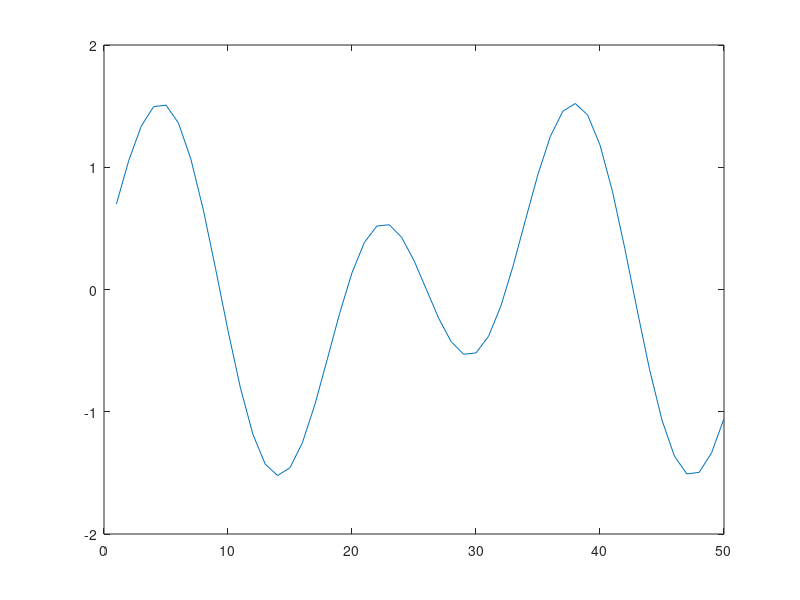

MATLAB code for this plot:
clear all;
close all;
clc;
%format long;


L = 50;               % Length of signal
T = 1.5;              % Sample Period

t = (0:L-1)*T/L;        % Time vector


% figure;
% plot(t)

S = 0.7*cos(2*pi*t) + sin(2*pi*2*t);

figure;
plot(S)

Y = fft(S);
% abs(Y)


if false
    rescaledY = Y/L;
    
    realCoeff = real(rescaledY);
    imagCoeff = imag(rescaledY);
    
    figure;
    plot(realCoeff)
    hold on;
    plot(imagCoeff)
    hold off;
    legend('real','imag')
    title('raw freq')
end

kk = 1;     %Use top kk frequencies (2*kk+1 total modes) to approx Eval1
if 2*kk+1 > L
    disp('kk too large')
end
shiftY = fftshift(Y);
% abs(shiftY)

if mod(L,2) == 0
    middle = ceil(L/2) + 1;
else 
    middle = ceil(L/2);
end



range = middle - kk: middle + kk ;

truncY = shiftY( range );

shiftTruncY = ifftshift(truncY);

ifft(shiftTruncY)






% k = (0:L-1)/1.5;
% 
% figure;
% plot(k, realCoeff)
% hold on;
% plot(k,imagCoeff)
% hold off;
% legend('real','imag')
% title('rescaled freq')

% rescaledY


if false
    kk = 1;     %Use kk modes to approx Eval1
    approxEval1 = 0;
    for i = 1:kk
        approxEval1 = approxEval1 + 0;
    end
    
    % approxEval1 = ifft(Y, 1500);
    approxEval1 = ifft(Y, 100,'symmetric');
    
    figure;
    plot( real(approxEval1) )
    hold on;
    plot( imag(approxEval1) )
    legend('real','imag')
    
    
    % figure;
    % plot( abs(S - approxEval1) )
    % title('error')


end

